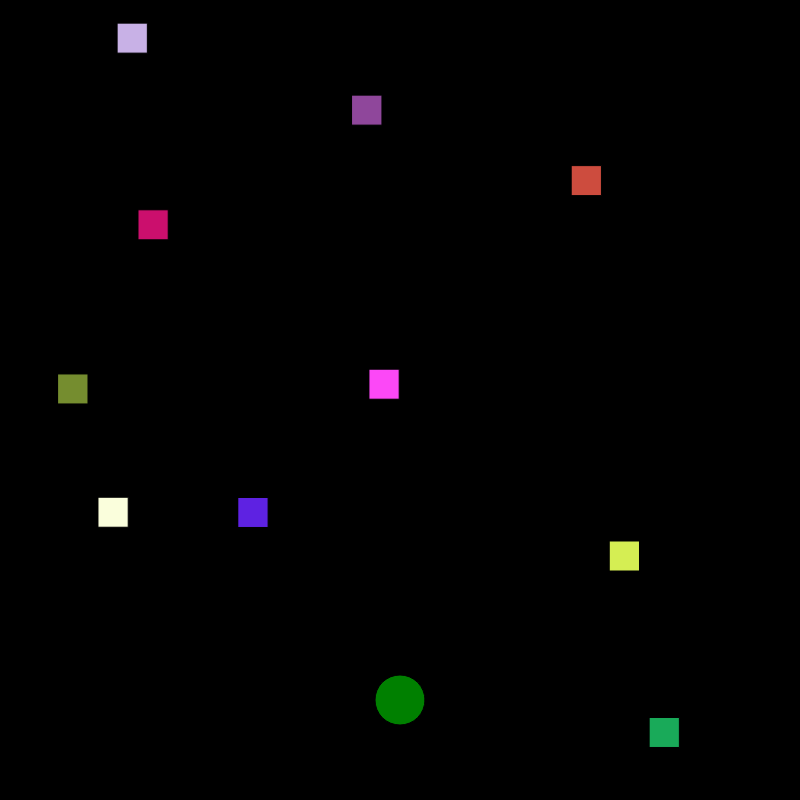
Frame 1 (no input)
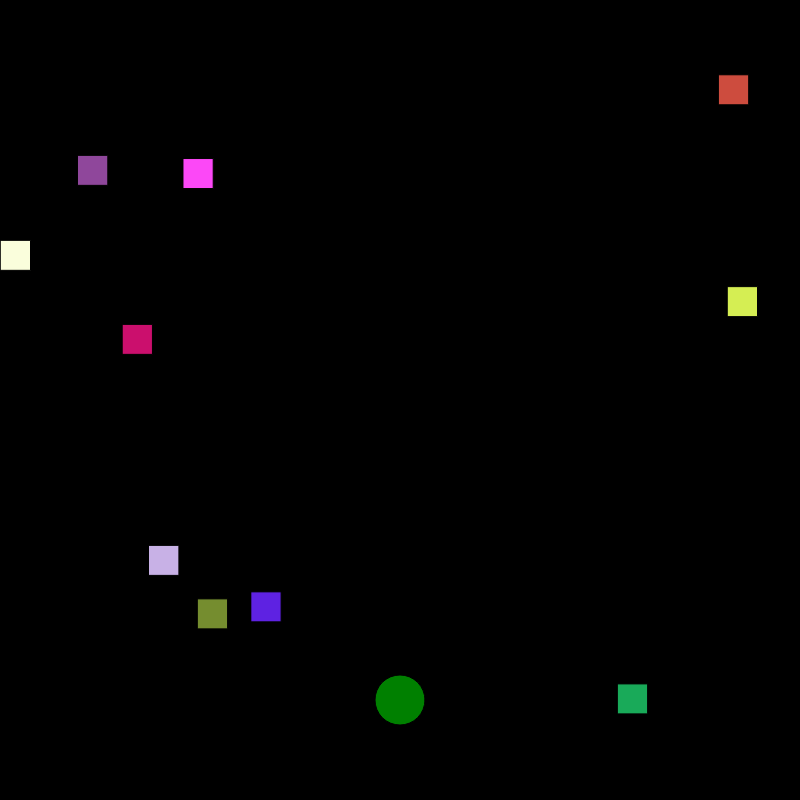
Frame 60 (no input)
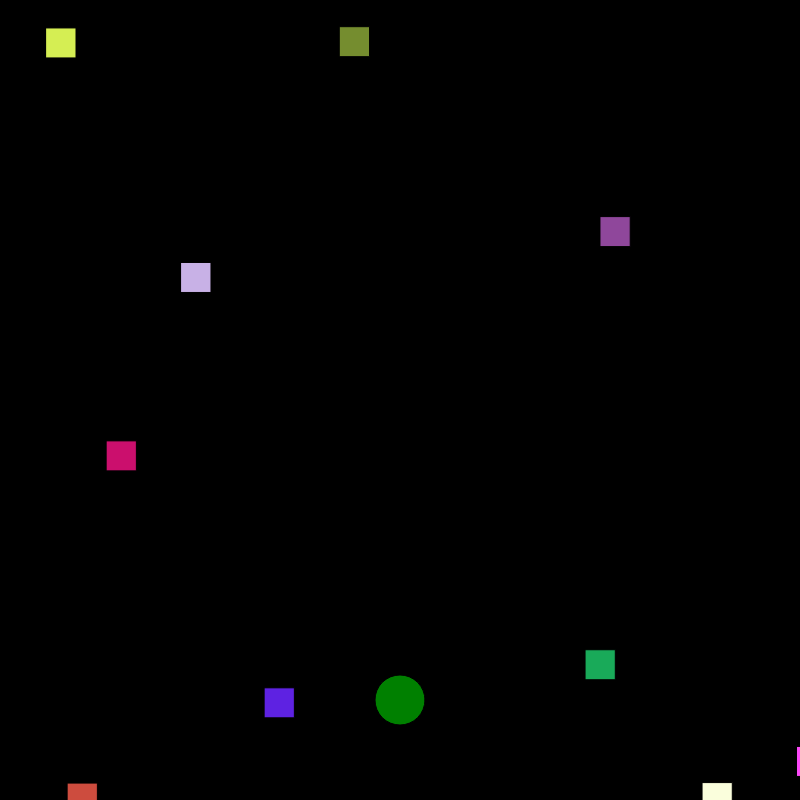
Frame 120 (the mouse pressed at the canvas centre since frame 60)

The p5.js sketch that drew these frames (run headless with seeded random() and noise() and a simulated clock; from frame 60 on, the mouse is pressed at the canvas centre):

// p5.js sketch
// ── sketch.js
var cars = [] ;
var frogpos ;


function setup() {
  createCanvas(800, 800) ;


for (var i = 0 ; i < 10 ; i++) {
    cars.push(new Car()) ;
  }

  frogpos = createVector(400, height-100) ;

}

function draw() {
  background('black') ;

  for (var i = 0 ; i < cars.length; i++) {
    cars[i].display() ;
    cars[i].drive() ;
    if (cars[i].pos.dist(frogpos) < 50) {
      cars.splice(i, 1) ;
    }
  }


  fill('green') ;
  ellipse(frogpos.x, frogpos.y, 50, 50)
  checkForKeys() ;
}


function checkForKeys() {
  if (keyIsDown(LEFT_ARROW)) frogpos.x -= 5 ;
  if (keyIsDown(RIGHT_ARROW)) frogpos.x += 5 ;
  if (keyIsDown(UP_ARROW)) frogpos.y -= 5 ;
  if (keyIsDown(DOWN_ARROW)) frogpos.y += 5 ;
}

function Car() {
  //atributes
  this.pos = createVector(random(width), random(height)) ;
  this.vel = createVector(random(-5,5), random(-5,5)) ;
  this.r = random(255) ;
  this.g = random(255) ;
  this.b = random(255) ;


  //methods
  this.display = function() {
    fill(this.r, this.g, this.b) ;
    rect(this.pos.x, this.pos.y, 30, 30) ;
  }

  this.drive = function() {
    this.pos.add(this.vel)  ;
    if (this.pos.x > width) this.pos.x = 0 ;
    if (this.pos.x <0) this.pos.x = width ;
    if (this.pos.y > height) this.pos.y = 0 ;
    if (this.pos.y <0) this.pos.y = height ;
    }

}
